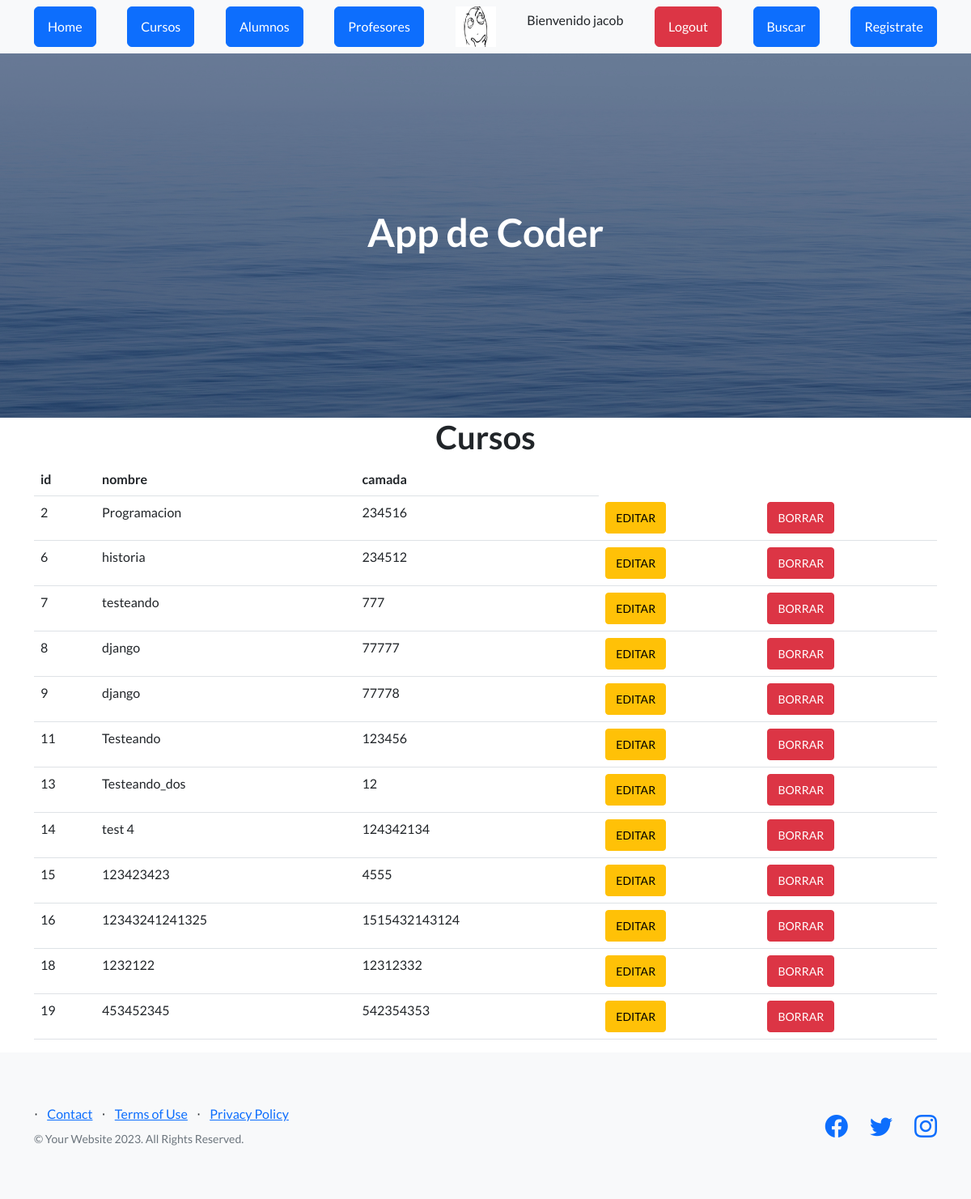
The app's page /AppCoder/ver_cursos (signed in), older data.
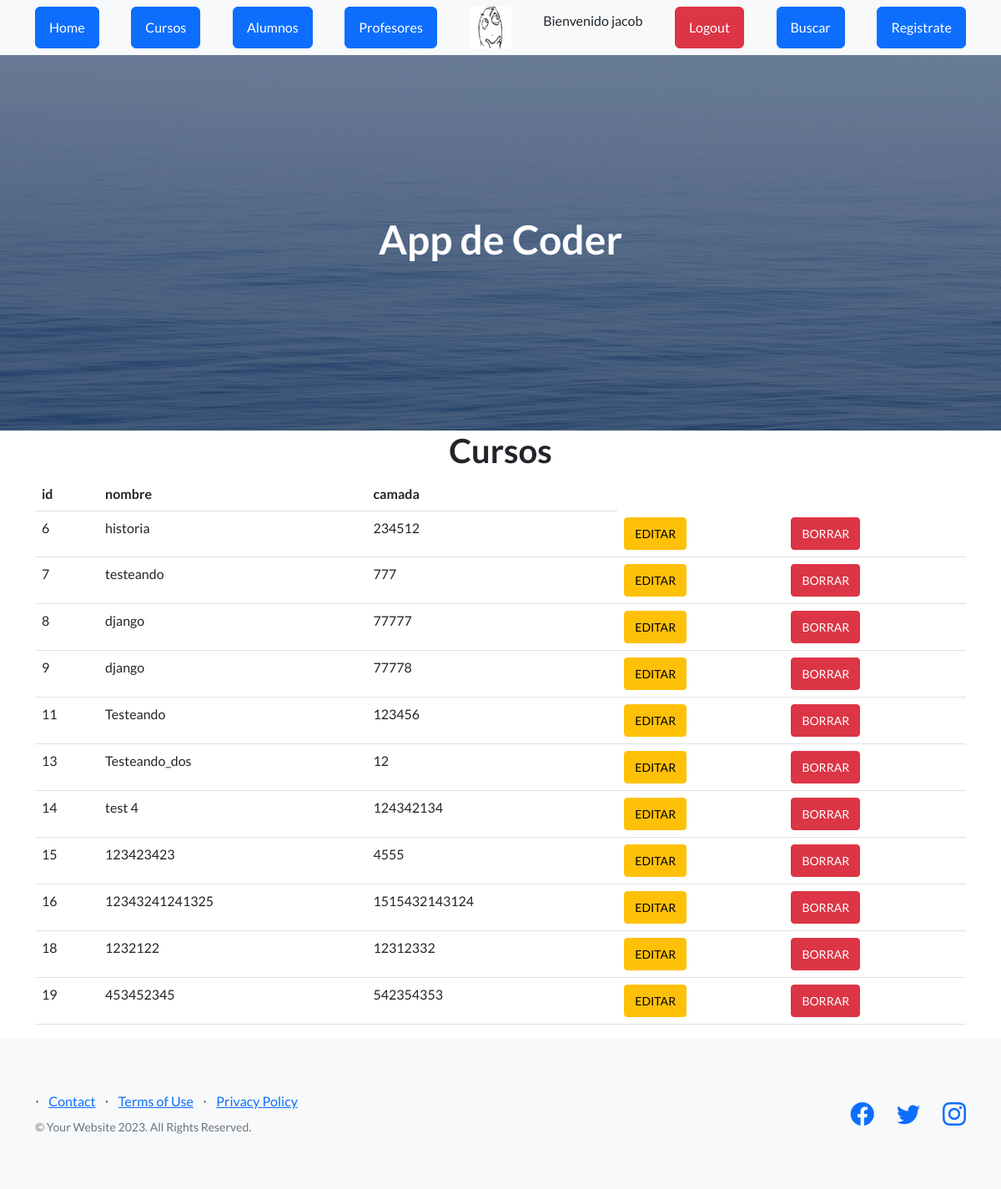
The same page, newer data.
### AppCoder/models.py (models this page shows, shortened)
class Curso(models.Model):
   nombre = models.CharField(max_length=40)
   camada = models.IntegerField()

### AppCoder/views.py (the view)
# urls.py: path("ver_cursos", views.ver_cursos, name="cursos"),
def ver_cursos(request):
    cursos = Curso.objects.all()
    avatares= Avatar.objects.filter(user=request.user.id)
    if avatares.exists():
        return render(request, "cursos.html",{"cursos":cursos,"url":avatares[0].imagen.url})
    else:
        return render(request,"cursos.html")

### AppCoder/template/cursos.html
{% extends 'padre.html' %}
{% load static %}
{% block contenido %}
<main class="container">
    <h1 class="text-xl-center"> Cursos</h1>
    <table class="table">
        <thead>
            <tr>
                <th>id</th>
                <th>nombre</th>
                <th>camada</th>
            </tr>
        </thead>
        <tbody>
            {% for n in cursos %}
                <tr>
                    <td>{{n.id}}</td>
                    <td>{{n.nombre}}</td>
                    <td>{{n.camada}}</td>
                    {% if request.user.is_authenticated %}
                    <td><a href="{% url 'editar_curso' n.id %}" class="btn btn-warning btn-sm">EDITAR</a></td>
                    <td><a href="{% url 'elimina_curso' n.id %}" class="btn btn-danger btn-sm">BORRAR</a></td>
                    {% endif %}
                </tr>
            {% endfor %}
        </tbody>
    </table>
</main>
{% endblock %}

### AppCoder/template/padre.html (shortened to what this page needs)
<!DOCTYPE html>
<html lang="en">
    <head>
        {% load static %}
        <link href="https://cdn.jsdelivr.net/npm/bootstrap-icons@1.5.0/font/bootstrap-icons.css" rel="stylesheet" type="text/css" />
        <link href="{% static 'AppCoder/css/styles.css' %}" rel="stylesheet" />
    </head>
    <body>
        <nav class="navbar navbar-light bg-light static-top">
            <div class="container">
                <a class="btn btn-primary" href="{% url 'home' %}">Home</a>
                {% if request.user.is_authenticated %}
                <a class="btn btn-primary" href="{% url 'cursos' %}">Cursos</a>
                {% endif %}
                <a class="btn btn-primary" href="{% url 'alumnos' %}">Alumnos</a>
                <a class="btn btn-primary" href="{% url 'profesores' %}">Profesores</a>
                {% if request.user.is_authenticated %}
                    <img src="{{ url }}" alt="" width="50px" height="50px" >
                    <p>Bienvenido {{user.username}}</p>
                {% endif %}
                {% if request.user.is_authenticated %}
                <form method="post" action="{% url 'Logout' %}">
                    <button type="submit" class="btn btn-danger">Logout</button>
                </form>
                {% endif %}
                <a class="btn btn-primary" href="{% url 'buscar_curso' %}">Buscar</a>
                <a class="btn btn-primary" href="{% url 'Register' %}">Registrate</a>
            </div>
        </nav>
        <header class="masthead">
            <div class="container position-relative">
               <h1 class="text-center" style="color: white;">App de Coder</h1>
            </div>
        </header>
        {% block contenido %}
        {% endblock %}
        <footer class="footer bg-light">
            <div class="container">
                <div class="row">
                    <div class="col-lg-6 h-100 text-center text-lg-start my-auto">
                        <ul class="list-inline mb-2">
                            <li class="list-inline-item">⋅</li>
                            <li class="list-inline-item"><a href="#!">Contact</a></li>
                            <li class="list-inline-item">⋅</li>
                            <li class="list-inline-item"><a href="#!">Terms of Use</a></li>
                            <li class="list-inline-item">⋅</li>
                            <li class="list-inline-item"><a href="#!">Privacy Policy</a></li>
                        </ul>
                        <p class="text-muted small mb-4 mb-lg-0">&copy; Your Website 2023. All Rights Reserved.</p>
                    </div>
                    <div class="col-lg-6 h-100 text-center text-lg-end my-auto">
                        <ul class="list-inline mb-0">
                            <li class="list-inline-item me-4">
                                <a href="#!"><i class="bi-facebook fs-3"></i></a>
                            </li>
                            <li class="list-inline-item me-4">
                                <a href="#!"><i class="bi-twitter fs-3"></i></a>
                            </li>
                            <li class="list-inline-item">
                                <a href="#!"><i class="bi-instagram fs-3"></i></a>
                            </li>
                        </ul>
                    </div>
                </div>
            </div>
        </footer>
    </body>
</html>

Row changes from the older to the newer data that the page shows:
removed Curso: id "2", nombre "Programacion", camada "234516"
